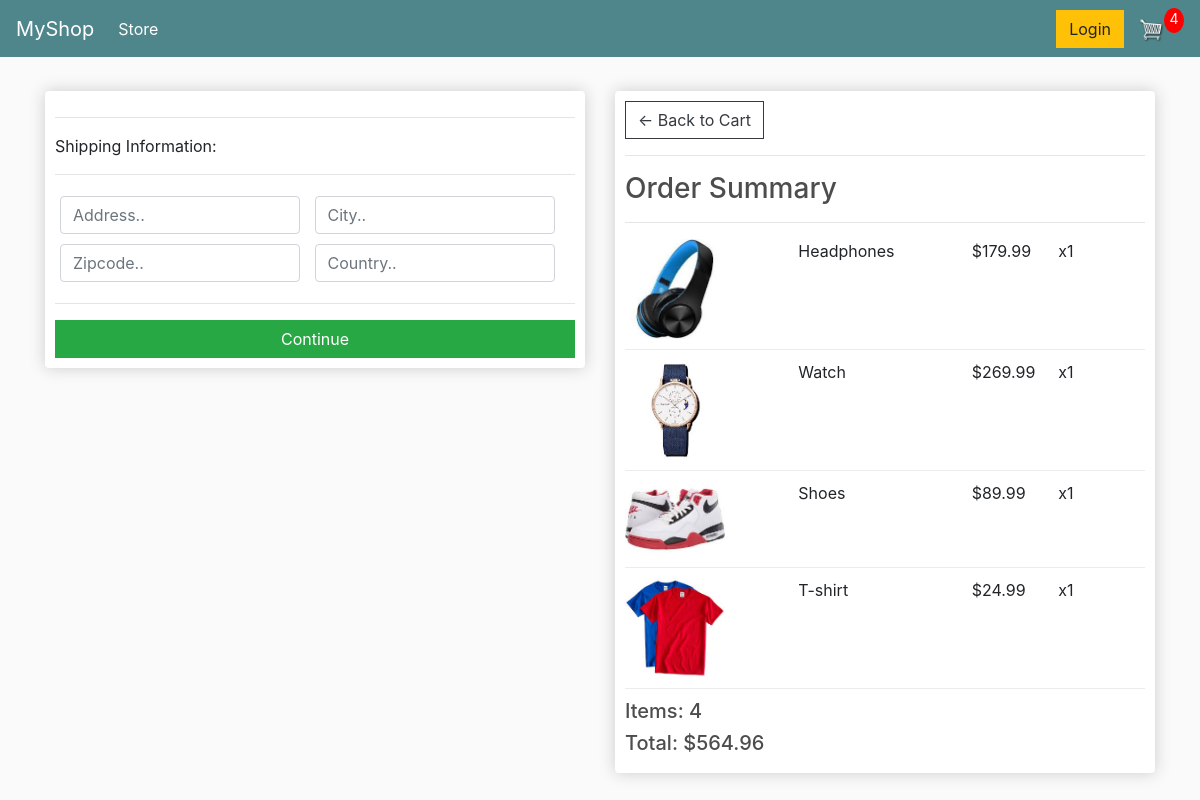
/checkout/ (signed in), run on an earlier commit of the app's database.
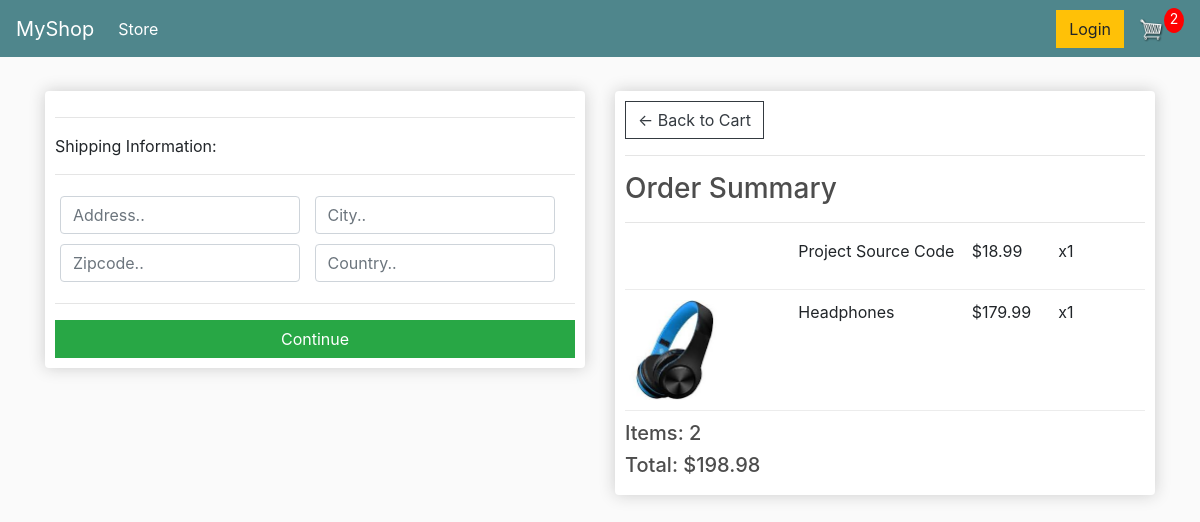
And on a later commit of the database.
### store/models.py (models this page shows, shortened)
class OrderItem(models.Model):
    product = models.ForeignKey(Product, on_delete=models.SET_NULL, null=True)
    order = models.ForeignKey(Order, on_delete=models.SET_NULL, null=True)
    quantity = models.IntegerField(default=0, null=True, blank=True)
    date_added = models.DateTimeField(auto_now_add=True)
    @property
    def get_total(self):
        return self.product.price * self.quantity

class Product(models.Model):
    name = models.CharField(max_length=200)
    price = models.FloatField()
    digital = models.BooleanField(default=False, null=True, blank=True)
    image = models.ImageField(null=True, blank=True)
    @property
    def imageURL(self):
        try:
            url = self.image.url
        except:
            url = ''
        return url

class Order(models.Model):
    customer = models.ForeignKey(Customer, on_delete=models.SET_NULL, null=True, blank=True)
    date_ordered = models.DateTimeField(auto_now_add=True)
    complete = models.BooleanField(default=False)
    transaction_id = models.CharField(max_length=200, null=True)
    @property
    def get_cart_total(self):
        items = self.orderitem_set.all()
        total = sum([item.get_total for item in items])
        return total
    @property
    def get_cart_items(self):
        items = self.orderitem_set.all()
        total = sum([item.quantity for item in items])
        return total
    @property
    def shipping(self):
        shipping = False
        order_items = self.orderitem_set.all()
        for item in order_items:
            if not item.product.digital:
                shipping = True
        return shipping

### store/views.py (the view)
# urls.py: path('checkout/', views.checkout, name='checkout'),
def checkout(request):
    if request.user.is_authenticated:
        customer = request.user.customer
        order, created = Order.objects.get_or_create(customer=customer, complete=False)
        items = order.orderitem_set.all()
        cartItems = order.get_cart_items
    else:
        items = []
        order = {'get_cart_total': 0, 'get_cart_items': 0, 'shipping':False}
        cartItems = order['get_cart_items']
    context = {'items':items, 'order': order, 'cartItems':cartItems}
    return render(request, 'store/checkout.html', context)

### store/templates/store/checkout.html (shortened to what this page needs)
{% extends 'store/base.html' %}
{% load static %}
{% block content %}
    <div class="row">
        <div class="col-lg-6">
            <div class="box-element" id="form-wrapper">
                <form id="form">
                    <div id="shipping-info">
                        <hr>
                        <p>Shipping Information:</p>
                        <hr>
                        <div class="form-field">
                            <input class="form-control" type="text" name="address" placeholder="Address..">
                        </div>
                        <div class="form-field">
                            <input class="form-control" type="text" name="city" placeholder="City..">
                        </div>
                        <div class="form-field">
                            <input class="form-control" type="text" name="zipcode" placeholder="Zipcode..">
                        </div>
                        <div class="form-field">
                            <input class="form-control" type="text" name="country" placeholder="Country..">
                        </div>
                    </div>
                    <hr>
                    <input id="form-button" class="btn btn-success btn-block" type="submit" value="Continue">
                </form>
            </div>
            <br>
        </div>
        <div class="col-lg-6">
			<div class="box-element">
				<a  class="btn btn-outline-dark" href="{% url 'cart' %}">&#x2190; Back to Cart</a>
				<hr>
				<h3>Order Summary</h3>
                <hr>
                {% for item in items %}
				<div class="cart-row">
					<div style="flex:2"><img class="row-image" src="{{item.product.imageURL}}"></div>
					<div style="flex:2"><p>{{item.product.name}}</p></div>
					<div style="flex:1"><p>${{item.product.price}}</p></div>
					<div style="flex:1"><p>x{{item.quantity}}</p></div>
                </div>
                {% endfor %}
				<h5>Items: {{order.get_cart_items}}</h5>
				<h5>Total: ${{order.get_cart_total|floatformat:2}}</h5>
			</div>
        </div>
    </div>
{% endblock %}

What changed in the data, as far as the page shows it:
removed OrderItem: product.imageURL (picture), product.name "Watch", product.price "269.99", quantity "1"
removed OrderItem: product.imageURL (picture), product.name "Shoes", product.price "89.99", quantity "1"
removed OrderItem: product.imageURL (picture), product.name "T-shirt", product.price "24.99", quantity "1"
added OrderItem: product.name "Project Source Code", product.price "18.99", quantity "1"
computed for Order: get_cart_items "4" → "2"; get_cart_total "564.96" → "198.98"
Also different on the page:
{{ cartItems }}: "4" → "2"
